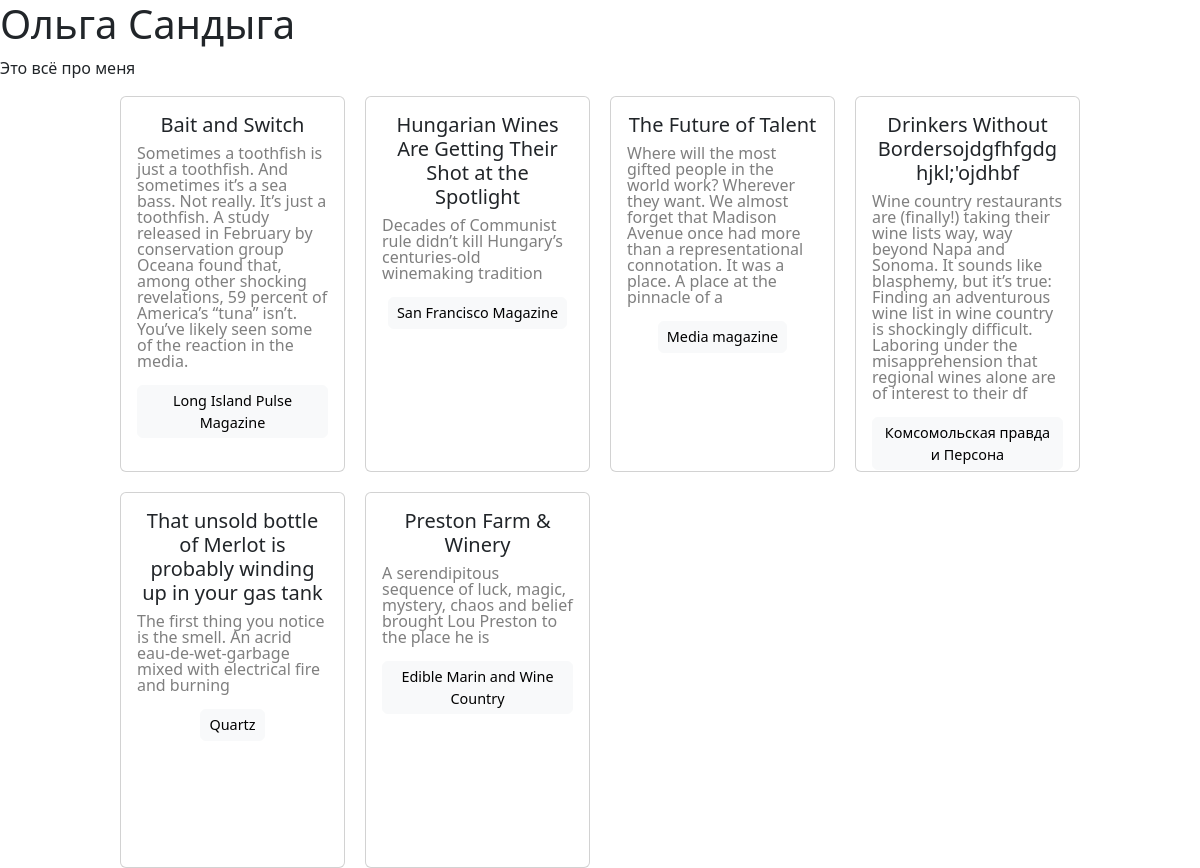
The page / on the database its author committed.
### portfolio/models.py (models this page shows, shortened)
class Post(models.Model):
	title = models.CharField(max_length=50)
	body = models.TextField(max_length=300)
	resource_name = models.CharField(max_length=40)
	resource_url = models.URLField()

### portfolio/views.py (the view)
# urls.py: path('', BlogListView.as_view(), name='home')
class BlogListView(ListView):
	model = Post
	template_name = 'home.html'
	def get_queryset(self, *args, **kwargs):
		qs = super(BlogListView, self).get_queryset(*args, **kwargs)
		qs = qs.order_by("-id")
		return qs

### templates/home.html
{% extends 'base.html' %}
{% block header %}
	<header>
		<h1>Ольга Сандыга</h1>
	</header>
{% endblock header %}
{% block content %}
	<p>Это всё про меня</p>
	<div class="content">
		{% for post in object_list %}
			<div class='card text-center'>
				<div class='card-body'>
					<h5 class='card-title'><a href="{{ post.resource_url }}" class='nav-link'>{{ post.title }}</a></h5>
					<p class='card-text text-start lh-1 text-black-50 fw-lighter'>{{ post.body }}</p>
					<a href="{{ post.resource_url }}" class="btn btn-light btn-md" style="--bs-btn-padding-y: .25rem; --bs-btn-padding-x: .5rem; --bs-btn-font-size: .9rem;">{{ post.resource_name }}</a>
				</div>
			</div>
		{% endfor %}
	</div>
{% endblock content %}

### templates/base.html (shortened to what this page needs)
{% load static %}
<!doctype html>
<html>
	<head>
		<link href="{% static 'css/base.css' %}" rel='stylesheet'>
		<link href="https://cdn.jsdelivr.net/npm/bootstrap@5.2.0/dist/css/bootstrap.min.css" rel="stylesheet">
	</head>
	<body>
		{% block header %}
		{% endblock header %}
		<div>
			{% block content %}
			{% endblock content %}
		</div>
	</body>
</html>

### static/css/base.css (style rules this page uses)
body { background-color: grey; }
.content { --grid-layout-gap: 20px; --grid-column-count: 4; --grid-item--min-width: 188px; --grid-max-width: 960px; --gap-count: calc(var(--grid-column-count) - 1); --total-gap-width: calc(var(--gap-count) * var(--grid-layout-gap)); --grid-item--max-width: calc((var(--grid-max-width) - var(--total-gap-width)) / var(--grid-column-count)); display: grid; grid-template-columns: repeat(auto-fill, minmax(max(var(--grid-item--min-width), var(--grid-item--max-width)), 1fr)); grid-auto-rows: 376px; grid-gap: var(--grid-layout-gap); justify-content: center; margin-left: max(calc(calc(100% - var(--grid-max-width)) / 2), 20px); margin-right: max(calc(calc(100% - var(--grid-max-width)) / 2), 20px); }
a { color: inherit; text-decoration: inherit; }

### rows shown on the page
Post: title "Bait and Switch", body "Sometimes a toothfish is just a toothfish. And sometimes it’s a sea bass. Not really. It’s just a toothfish. A study released in February by conservation group Oceana found that, among other shocking revelations, 59 percent of America’s “tuna” isn’t. You’ve likely seen some of the reaction in the media.", resource_name "Long Island Pulse Magazine"
Post: title "Hungarian Wines Are Getting Their Shot at the Spotlight", body "Decades of Communist rule didn’t kill Hungary’s centuries-old winemaking tradition", resource_name "San Francisco Magazine"
Post: title "The Future of Talent", body "Where will the most gifted people in the world work? Wherever they want. We almost forget that Madison Avenue once had more than a representational connotation. It was a place. A place at the pinnacle of a", resource_name "Media magazine"
Post: title "Drinkers Without Bordersojdgfhfgdghjkl;'ojdhbf", body "Wine country restaurants are (finally!) taking their wine lists way, way beyond Napa and Sonoma. It sounds like blasphemy, but it’s true: Finding an adventurous wine list in wine country is shockingly difficult. Laboring under the misapprehension that regional wines alone are of interest to their df", resource_name "Комсомольская правда и Персона"
Post: title "That unsold bottle of Merlot is probably winding up in your gas tank", body "The first thing you notice is the smell. An acrid eau-de-wet-garbage mixed with electrical fire and burning", resource_name "Quartz"
Post: title "Preston Farm & Winery", body "A serendipitous sequence of luck, magic, mystery, chaos and belief brought Lou Preston to the place he is", resource_name "Edible Marin and Wine Country"
